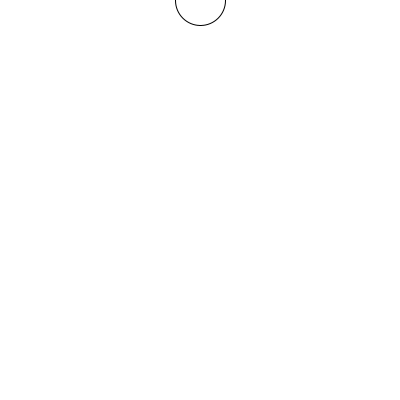
Frame 1 (no input)
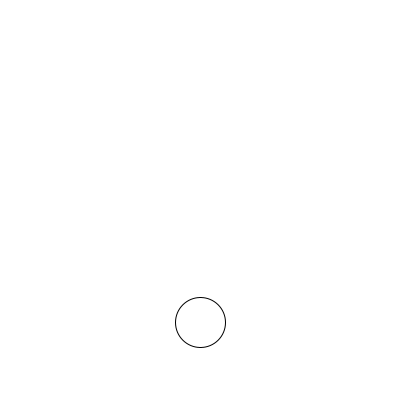
Frame 60 (the mouse pressed at the canvas centre just before this capture)
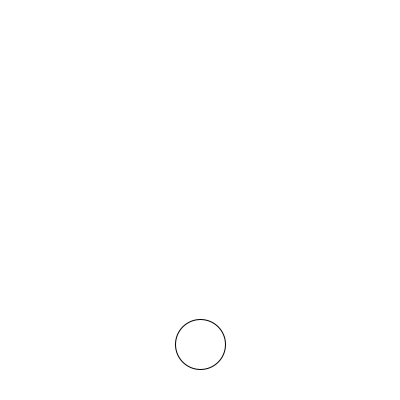
Frame 120 (the mouse held since frame 60 and released just before this capture)

The Processing sketch that drew these frames (run headless with seeded random() and noise(); from frame 60 on, the mouse is pressed at the canvas centre):

// Processing sketch: rebond
// ── rebond.pde
float posY=0;
float v=0;
float acc=.3;
int rebond=0;

void setup(){
  size(400,400);
}

void draw(){
  background(255);
  posY=constrain(posY,0,height-25);
  ellipse(width/2,posY,50,50);
  posY+=v;
  v+=acc;
  if(posY>height-25){
    v*=-.5;
    rebond++;
  }
  if (rebond>7){
    v=constrain(v,0,0);
  }
  
}
